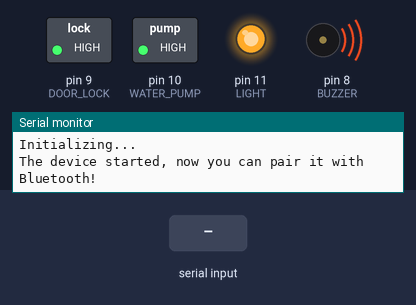
This sketch was run on a simulated Arduino Uno, built with avr-gcc and run on an emulated ATmega328P. On the bench: switched loads named in the sketch (green lamp = pin HIGH), output pins drawn as LEDs (lit = HIGH), buzzer (waves = sounding, pin HIGH), the last lines printed to the serial monitor. Inputs (shaded band) come from the test bench.

Above: at 1.2 s.
1.3 s: "turn on light\n" received over the second serial link
At 2.5 s:
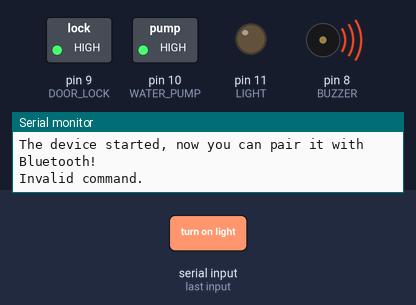
2.8 s: "turn on water pump\n" received over the second serial link
At 3.7 s:
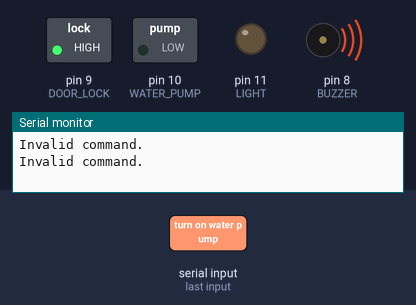
4.3 s: "turn off light\n" received over the second serial link
At 4.9 s:
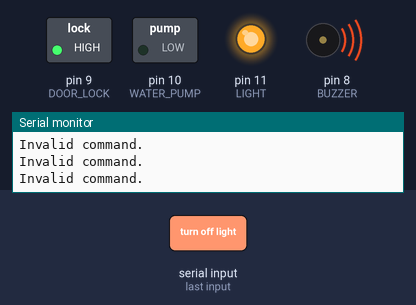
5.8 s: "open the door\n" received over the second serial link
At 7.0 s:
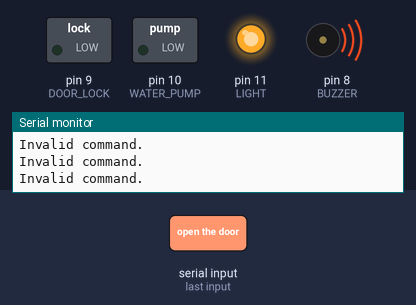
7.3 s: "turn off water pump\n" received over the second serial link
At 8.3 s:
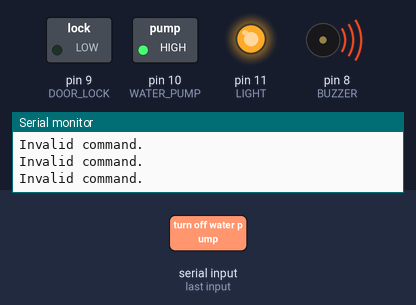
8.8 s: "emergency\n" received over the second serial link
At 9.5 s:
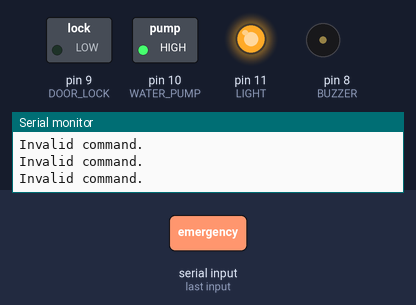
Timing chart, 0 to 11.3 s (numbered marks = the images above; inputs shaded):
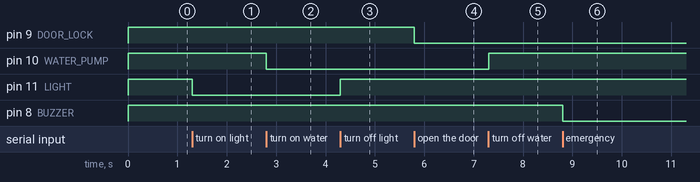

The sketch:

11__Blutooth_Voice_Control.ino
```cpp
#include <SoftwareSerial.h>

#define LIGHT 11
#define WATER_PUMP 10
#define DOOR_LOCK 9
#define BUZZER 8  // Define buzzer pin

SoftwareSerial mySerial(3, 2);

void setup() {
  Serial.begin(9600);
  mySerial.begin(9600);
  Serial.println("Initializing...");
  Serial.println("The device started, now you can pair it with Bluetooth!");

  pinMode(LIGHT, OUTPUT);
  pinMode(WATER_PUMP, OUTPUT);
  pinMode(DOOR_LOCK, OUTPUT);
  pinMode(BUZZER, OUTPUT);  // Set buzzer pin as output

  digitalWrite(LIGHT, HIGH);
  digitalWrite(WATER_PUMP, HIGH);
  digitalWrite(DOOR_LOCK, HIGH);
  digitalWrite(BUZZER, HIGH);  // Ensure the buzzer is off initially
}

void loop() {
  if (mySerial.available()) {
    String command = mySerial.readStringUntil('\n');
    command.trim();
    command.toLowerCase();

    if (command.equals("turn on light")) {
      digitalWrite(LIGHT, LOW);
    } else if (command.equals("turn off light")) {
      digitalWrite(LIGHT, HIGH);
    }

    if (command.equals("turn on water pump")) {
      digitalWrite(WATER_PUMP, LOW);
    } else if (command.equals("turn off water pump")) {
      digitalWrite(WATER_PUMP, HIGH);
    }

    if (command.equals("open the door")) {
      digitalWrite(DOOR_LOCK, LOW);
    } else if (command.equals("close the door")) {
      digitalWrite(DOOR_LOCK, HIGH);
    }

    if (command.equals("emergency")) {
      digitalWrite(BUZZER, LOW);  // Activate buzzer
    } else if (command.equals("all safe")) {
      digitalWrite(BUZZER, HIGH);  // Deactivate buzzer
    }

    if (command.equals("turn on all appliances")) {
      digitalWrite(LIGHT, LOW);
      digitalWrite(WATER_PUMP, LOW);
      digitalWrite(DOOR_LOCK, LOW);
      digitalWrite(BUZZER, LOW);  // Activate all appliances including the buzzer
    } else if (command.equals("turn off all appliances")) {
      digitalWrite(LIGHT, HIGH);
      digitalWrite(WATER_PUMP, HIGH);
      digitalWrite(DOOR_LOCK, HIGH);
      digitalWrite(BUZZER, HIGH);  // Deactivate all appliances including the buzzer
    } else {
      Serial.println("Invalid command.");
    }
  }
}
```

Measured:
- after the input at 1.3 s, pin 11 (LIGHT): HIGH → LOW at once
- after the input at 2.8 s, pin 10 (WATER_PUMP): HIGH → LOW at once
- after the input at 4.3 s, pin 11 (LIGHT): LOW → HIGH at once
- after the input at 5.8 s, pin 9 (DOOR_LOCK): HIGH → LOW at once
- after the input at 7.3 s, pin 10 (WATER_PUMP): LOW → HIGH at once
- after the input at 8.8 s, pin 8 (BUZZER): HIGH → LOW at once
